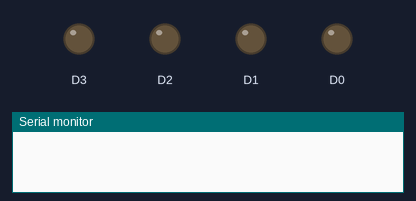
This sketch was run on a simulated ESP8266 (NodeMCU). On the bench: output pins drawn as LEDs (lit = HIGH), the last lines printed to the serial monitor. WiFi joins after 1.5 s; servers stay silent unless stated.

Above: at 0.0 s.
At 2.1 s:
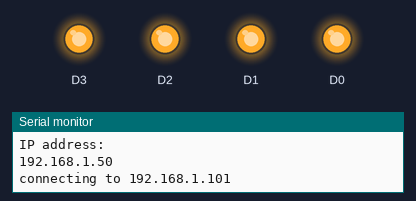
At 3.3 s:
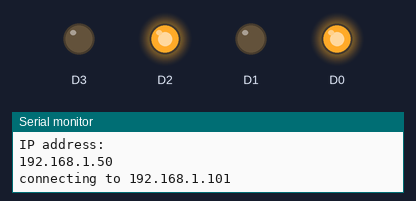
Timing chart, 0 to 4.8 s (numbered marks = the images above):
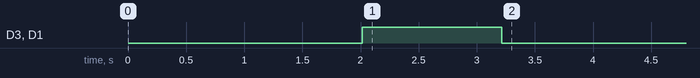

Measured:
- by itself, D3, D1: HIGH → LOW at 3.2 s

The sketch:

ip_obj_tracking_pid.ino
```cpp
/*
    This sketch sends a message to a TCP server

*/

#include <ESP8266WiFi.h>
#include <ESP8266WiFiMulti.h>

ESP8266WiFiMulti WiFiMulti;

void setup() {
  Serial.begin(115200);
  delay(10);

  // We start by connecting to a WiFi network
  WiFi.mode(WIFI_STA);
  WiFiMulti.addAP("ROBOTICS SOCIETY", "****");

  Serial.println();
  Serial.println();
  Serial.print("Wait for WiFi... ");

  while (WiFiMulti.run() != WL_CONNECTED) {
    Serial.print(".");
    delay(500);
  }

  Serial.println("");
  Serial.println("WiFi connected");
  Serial.println("IP address: ");
  Serial.println(WiFi.localIP());

  delay(500);
analogWrite(D0, 512);
analogWrite(D1, 512);
analogWrite(D2, 512);
analogWrite(D3, 512);
}

int mx_spd = 200;

void motion(int spd, float area)
{

  if(spd<=-50)
  {
    analogWrite(D0,mx_spd-(spd/2));
    analogWrite(D1,0);
    analogWrite(D3,mx_spd-(spd/2));
    analogWrite(D2,0);
  }
  else if(spd>=50)
  {
    analogWrite(D1,mx_spd+(spd/2));
    analogWrite(D0,0);
    analogWrite(D2,mx_spd+(spd/2));
    analogWrite(D3,0);
  }
  else if((spd<50||spd>-50)&&area==2)
  {
    analogWrite(D0,0);
    analogWrite(D1,0);
    analogWrite(D2,0);
    analogWrite(D3,0);
  }
  else if((spd<50||spd>-50)&&area==1)
  {
    analogWrite(D1,mx_spd+100);
    analogWrite(D0,0);
    analogWrite(D3,mx_spd+100);
    analogWrite(D4,0);
  }
  else if((spd<50||spd>-50)&&area==0)
  {
    analogWrite(D0,mx_spd+100);
    analogWrite(D1,0);
    analogWrite(D2,mx_spd+100);
    analogWrite(D3,0);
  }
}


void loop()
{
  const uint16_t port = 1234;
  const char * host = "192.168.1.101"; // ip or dns

  Serial.print("connecting to ");
  Serial.println(host);

  // Use WiFiClient class to create TCP connections
  WiFiClient client;

  if (!client.connect(host, port)) {
    Serial.println("connection failed");
    Serial.println("wait 5 sec...");
    //delay(5000);
    return;
  }
  int spd=0;
  int v;
  int a;
l1:
  spd=0;
  String k = client.readStringUntil('\r');
  //Serial.println(k);
  v=k.toInt();
  spd=v/10;
  if(v<0) v=-1*v;
  a=v%10;
  //Serial.println(spd);
  //Serial.println(a);
  motion(spd,a);
  goto l1;
}
```
